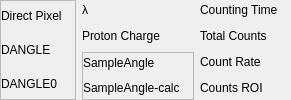
              <widget class="QFrame" name="runDataFrame">
               <property name="enabled">
                <bool>true</bool>
               </property>
               <property name="sizePolicy">
                <sizepolicy hsizetype="Minimum" vsizetype="Fixed">
                 <horstretch>0</horstretch>
                 <verstretch>0</verstretch>
                </sizepolicy>
               </property>
               <property name="maximumSize">
                <size>
                 <width>16777215</width>
                 <height>100</height>
                </size>
               </property>
               <property name="frameShape">
                <enum>QFrame::NoFrame</enum>
               </property>
               <layout class="QHBoxLayout" name="horizontalLayout_13">
                <property name="leftMargin">
                 <number>0</number>
                </property>
                <property name="topMargin">
                 <number>0</number>
                </property>
                <property name="rightMargin">
                 <number>0</number>
                </property>
                <property name="bottomMargin">
                 <number>0</number>
                </property>
                <item>
                 <widget class="QFrame" name="frame_5">
                  <property name="sizePolicy">
                   <sizepolicy hsizetype="Minimum" vsizetype="MinimumExpanding">
                    <horstretch>0</horstretch>
                    <verstretch>0</verstretch>
                   </sizepolicy>
                  </property>
                  <property name="frameShape">
                   <enum>QFrame::StyledPanel</enum>
                  </property>
                  <property name="frameShadow">
                   <enum>QFrame::Raised</enum>
                  </property>
                  <layout class="QGridLayout" name="gridLayout_4">
                   <property name="leftMargin">
                    <number>0</number>
                   </property>
                   <property name="topMargin">
                    <number>0</number>
                   </property>
                   <property name="rightMargin">
                    <number>0</number>
                   </property>
                   <property name="bottomMargin">
                    <number>0</number>
                   </property>
                   <property name="horizontalSpacing">
                    <number>6</number>
                   </property>
                   <item row="3" column="0">
                    <widget class="QLabel" name="label_15">
                     <property name="sizePolicy">
                      <sizepolicy hsizetype="Minimum" vsizetype="Fixed">
                       <horstretch>0</horstretch>
                       <verstretch>0</verstretch>
                      </sizepolicy>
                     </property>
                     <property name="maximumSize">
                      <size>
                       <width>16777215</width>
                       <height>50</height>
                      </size>
                     </property>
                     <property name="toolTip">
                      <string>Two theta value calculated from file, if DANGLE0 overwrite is active, the read value is in brackets</string>
                     </property>
                     <property name="text">
                      <string>DANGLE0</string>
                     </property>
                     <property name="textInteractionFlags">
                      <set>Qt::LinksAccessibleByMouse|Qt::TextSelectableByMouse</set>
                     </property>
                    </widget>
                   </item>
                   <item row="0" column="1">
                    <widget class="QLabel" name="datasetDirectPixel">
                     <property name="sizePolicy">
                      <sizepolicy hsizetype="Minimum" vsizetype="Fixed">
                       <horstretch>0</horstretch>
                       <verstretch>0</verstretch>
                      </sizepolicy>
                     </property>
                     <property name="maximumSize">
                      <size>
                       <width>16777215</width>
                       <height>50</height>
                      </size>
                     </property>
                     <property name="toolTip">
                      <string>Direct pixel value read from file, if overwrite is active, the read value is in brackets</string>
                     </property>
                     <property name="text">
                      <string/>
                     </property>
                    </widget>
                   </item>
                   <item row="1" column="1">
                    <widget class="QLabel" name="datasetDangle">
                     <property name="sizePolicy">
                      <sizepolicy hsizetype="Minimum" vsizetype="Fixed">
                       <horstretch>0</horstretch>
                       <verstretch>0</verstretch>
                      </sizepolicy>
                     </property>
                     <property name="maximumSize">
                      <size>
                       <width>16777215</width>
                       <height>50</height>
                      </size>
                     </property>
                     <property name="toolTip">
                      <string>Detector Angle value read from file</string>
                     </property>
                     <property name="text">
                      <string/>
                     </property>
                     <property name="margin">
                      <number>2</number>
                     </property>
                     <property name="textInteractionFlags">
                      <set>Qt::LinksAccessibleByMouse|Qt::TextSelectableByMouse</set>
                     </property>
                    </widget>
                   </item>
                   <item row="3" column="1">
                    <widget class="QLabel" name="datasetDangle0">
                     <property name="sizePolicy">
                      <sizepolicy hsizetype="Minimum" vsizetype="Fixed">
                       <horstretch>0</horstretch>
                       <verstretch>0</verstretch>
                      </sizepolicy>
                     </property>
                     <property name="maximumSize">
                      <size>
                       <width>16777215</width>
                       <height>50</height>
                      </size>
                     </property>
                     <property name="toolTip">
                      <string>Two theta value calculated from file, if DANGLE0 overwrite is active, the read value is in brackets</string>
                     </property>
                     <property name="text">
                      <string/>
                     </property>
                     <property name="margin">
                      <number>2</number>
                     </property>
                     <property name="textInteractionFlags">
                      <set>Qt::LinksAccessibleByMouse|Qt::TextSelectableByMouse</set>
                     </property>
                    </widget>
                   </item>
                   <item row="1" column="0">
                    <widget class="QLabel" name="label_11">
                     <property name="sizePolicy">
                      <sizepolicy hsizetype="Minimum" vsizetype="Fixed">
                       <horstretch>0</horstretch>
                       <verstretch>0</verstretch>
                      </sizepolicy>
                     </property>
                     <property name="maximumSize">
                      <size>
                       <width>16777215</width>
                       <height>50</height>
                      </size>
                     </property>
                     <property name="toolTip">
                      <string>Detector Angle value read from file</string>
                     </property>
                     <property name="text">
                      <string>DANGLE</string>
                     </property>
                     <property name="margin">
                      <number>1</number>
                     </property>
                     <property name="openExternalLinks">
                      <bool>true</bool>
                     </property>
                     <property name="textInteractionFlags">
                      <set>Qt::LinksAccessibleByMouse|Qt::TextSelectableByMouse</set>
                     </property>
                    </widget>
                   </item>
                   <item row="0" column="0">
                    <widget class="QLabel" name="label_17">
                     <property name="sizePolicy">
                      <sizepolicy hsizetype="Minimum" vsizetype="Fixed">
                       <horstretch>0</horstretch>
                       <verstretch>0</verstretch>
                      </sizepolicy>
                     </property>
                     <property name="maximumSize">
                      <size>
                       <width>16777215</width>
                       <height>50</height>
                      </size>
                     </property>
                     <property name="toolTip">
                      <string>Direct pixel value read from file, if overwrite is active, the read value is in brackets</string>
                     </property>
                     <property name="text">
                      <string>Direct Pixel</string>
                     </property>
                    </widget>
                   </item>
                  </layout>
                 </widget>
                </item>
                <item>
                 <widget class="QWidget" name="widget_8" native="true">
                  <property name="sizePolicy">
                   <sizepolicy hsizetype="Minimum" vsizetype="Minimum">
                    <horstretch>0</horstretch>
                    <verstretch>0</verstretch>
                   </sizepolicy>
                  </property>
                  <layout class="QGridLayout" name="gridLayout_11">
                   <property name="leftMargin">
                    <number>0</number>
                   </property>
                   <property name="topMargin">
                    <number>0</number>
                   </property>
                   <property name="rightMargin">
                    <number>0</number>
                   </property>
                   <property name="bottomMargin">
                    <number>0</number>
                   </property>
                   <item row="1" column="0">
                    <widget class="QLabel" name="label_8">
                     <property name="sizePolicy">
                      <sizepolicy hsizetype="Minimum" vsizetype="Fixed">
                       <horstretch>0</horstretch>
                       <verstretch>0</verstretch>
                      </sizepolicy>
                     </property>
                     <property name="maximumSize">
                      <size>
                       <width>16777215</width>
                       <height>20</height>
                      </size>
                     </property>
                     <property name="toolTip">
                      <string>Read from file</string>
                     </property>
                     <property name="text">
                      <string>λ</string>
                     </property>
                     <property name="textInteractionFlags">
                      <set>Qt::LinksAccessibleByMouse|Qt::TextSelectableByMouse</set>
                     </property>
                    </widget>
                   </item>
                   <item row="3" column="0" colspan="2">
                    <widget class="QFrame" name="frame_6">
                     <property name="sizePolicy">
                      <sizepolicy hsizetype="Minimum" vsizetype="Minimum">
                       <horstretch>0</horstretch>
                       <verstretch>0</verstretch>
                      </sizepolicy>
                     </property>
                     <property name="frameShape">
                      <enum>QFrame::StyledPanel</enum>
                     </property>
                     <property name="frameShadow">
                      <enum>QFrame::Raised</enum>
                     </property>
                     <layout class="QGridLayout" name="gridLayout_9">
                      <property name="leftMargin">
                       <number>0</number>
                      </property>
                      <property name="topMargin">
                       <number>1</number>
                      </property>
                      <property name="rightMargin">
                       <number>0</number>
                      </property>
                      <property name="bottomMargin">
                       <number>1</number>
                      </property>
                      <item row="0" column="0">
                       <widget class="QLabel" name="label_12">
                        <property name="sizePolicy">
                         <sizepolicy hsizetype="Minimum" vsizetype="Fixed">
                          <horstretch>0</horstretch>
                          <verstretch>0</verstretch>
                         </sizepolicy>
                        </property>
                        <property name="maximumSize">
                         <size>
                          <width>16777215</width>
                          <height>20</height>
                         </size>
                        </property>
                        <property name="toolTip">
                         <string>Sample angle read from file</string>
                        </property>
                        <property name="text">
                         <string>SampleAngle</string>
                        </property>
                        <property name="textInteractionFlags">
                         <set>Qt::LinksAccessibleByMouse|Qt::TextSelectableByMouse</set>
                        </property>
                       </widget>
                      </item>
                      <item row="0" column="1">
                       <widget class="QLabel" name="datasetSangle">
                        <property name="sizePolicy">
                         <sizepolicy hsizetype="Minimum" vsizetype="Fixed">
                          <horstretch>0</horstretch>
                          <verstretch>0</verstretch>
                         </sizepolicy>
                        </property>
                        <property name="maximumSize">
                         <size>
                          <width>16777215</width>
                          <height>20</height>
                         </size>
                        </property>
                        <property name="toolTip">
                         <string>Sample angle read from file</string>
                        </property>
                        <property name="text">
                         <string/>
                        </property>
                        <property name="margin">
                         <number>2</number>
                        </property>
                        <property name="textInteractionFlags">
                         <set>Qt::LinksAccessibleByMouse|Qt::TextSelectableByMouse</set>
                        </property>
                       </widget>
                      </item>
                      <item row="1" column="0">
                       <widget class="QLabel" name="label_13">
                        <property name="sizePolicy">
                         <sizepolicy hsizetype="Minimum" vsizetype="Fixed">
                          <horstretch>0</horstretch>
                          <verstretch>0</verstretch>
                         </sizepolicy>
                        </property>
                        <property name="maximumSize">
                         <size>
                          <width>16777215</width>
                          <height>20</height>
                         </size>
                        </property>
                        <property name="toolTip">
                         <string>Sample angle calculated from 2Θ and X-center position</string>
                        </property>
                        <property name="text">
                         <string>SampleAngle-calc</string>
                        </property>
                        <property name="textInteractionFlags">
                         <set>Qt::LinksAccessibleByMouse|Qt::TextSelectableByMouse</set>
                        </property>
                       </widget>
                      </item>
                      <item row="1" column="1">
                       <widget class="QLabel" name="datasetAi">
                        <property name="sizePolicy">
                         <sizepolicy hsizetype="Minimum" vsizetype="Fixed">
                          <horstretch>0</horstretch>
                          <verstretch>0</verstretch>
                         </sizepolicy>
                        </property>
                        <property name="maximumSize">
                         <size>
                          <width>16777215</width>
                          <height>20</height>
                         </size>
                        </property>
                        <property name="toolTip">
                         <string>Sample angle calculated from 2Θ and X-center position</string>
                        </property>
                        <property name="text">
                         <string/>
                        </property>
                        <property name="margin">
                         <number>2</number>
                        </property>
                        <property name="textInteractionFlags">
                         <set>Qt::LinksAccessibleByMouse|Qt::TextSelectableByMouse</set>
                        </property>
                       </widget>
                      </item>
                     </layout>
                    </widget>
                   </item>
                   <item row="2" column="0">
                    <widget class="QLabel" name="label_9">
                     <property name="sizePolicy">
                      <sizepolicy hsizetype="Minimum" vsizetype="Fixed">
                       <horstretch>0</horstretch>
                       <verstretch>0</verstretch>
                      </sizepolicy>
                     </property>
                     <property name="maximumSize">
                      <size>
                       <width>16777215</width>
                       <height>20</height>
                      </size>
                     </property>
                     <property name="toolTip">
                      <string>Read from file</string>
                     </property>
                     <property name="text">
                      <string>Proton Charge</string>
                     </property>
                     <property name="textInteractionFlags">
                      <set>Qt::LinksAccessibleByMouse|Qt::TextSelectableByMouse</set>
                     </property>
                    </widget>
                   </item>
                   <item row="2" column="1">
                    <widget class="QLabel" name="datasetPCharge">
                     <property name="sizePolicy">
                      <sizepolicy hsizetype="Minimum" vsizetype="Fixed">
                       <horstretch>0</horstretch>
                       <verstretch>0</verstretch>
                      </sizepolicy>
                     </property>
                     <property name="maximumSize">
                      <size>
                       <width>16777215</width>
                       <height>20</height>
                      </size>
                     </property>
                     <property name="toolTip">
                      <string>Read from file</string>
                     </property>
                     <property name="text">
                      <string/>
                     </property>
                     <property name="margin">
                      <number>2</number>
                     </property>
                     <property name="textInteractionFlags">
                      <set>Qt::LinksAccessibleByMouse|Qt::TextSelectableByMouse</set>
                     </property>
                    </widget>
                   </item>
                   <item row="1" column="1">
                    <widget class="QLabel" name="datasetLambda">
                     <property name="sizePolicy">
                      <sizepolicy hsizetype="Minimum" vsizetype="Fixed">
                       <horstretch>0</horstretch>
                       <verstretch>0</verstretch>
                      </sizepolicy>
                     </property>
                     <property name="maximumSize">
                      <size>
                       <width>16777215</width>
                       <height>20</height>
                      </size>
                     </property>
                     <property name="toolTip">
                      <string>Read from file</string>
                     </property>
                     <property name="text">
                      <string/>
                     </property>
                     <property name="margin">
                      <number>2</number>
                     </property>
                     <property name="textInteractionFlags">
                      <set>Qt::LinksAccessibleByMouse|Qt::TextSelectableByMouse</set>
                     </property>
                    </widget>
                   </item>
                  </layout>
                 </widget>
                </item>
                <item>
                 <widget class="QWidget" name="widget_7" native="true">
                  <property name="sizePolicy">
                   <sizepolicy hsizetype="Minimum" vsizetype="Minimum">
                    <horstretch>0</horstretch>
                    <verstretch>0</verstretch>
                   </sizepolicy>
                  </property>
                  <layout class="QGridLayout" name="gridLayout_10">
                   <property name="leftMargin">
                    <number>0</number>
                   </property>
                   <property name="topMargin">
                    <number>0</number>
                   </property>
                   <property name="rightMargin">
                    <number>0</number>
                   </property>
                   <property name="bottomMargin">
                    <number>0</number>
                   </property>
                   <item row="2" column="0">
                    <widget class="QLabel" name="label_10">
                     <property name="sizePolicy">
                      <sizepolicy hsizetype="Minimum" vsizetype="Fixed">
                       <horstretch>0</horstretch>
                       <verstretch>0</verstretch>
                      </sizepolicy>
                     </property>
                     <property name="maximumSize">
                      <size>
                       <width>16777215</width>
                       <height>20</height>
                      </size>
                     </property>
                     <property name="toolTip">
                      <string>Read from file</string>
                     </property>
                     <property name="text">
                      <string>Total Counts</string>
                     </property>
                     <property name="textInteractionFlags">
                      <set>Qt::LinksAccessibleByMouse|Qt::TextSelectableByMouse</set>
                     </property>
                    </widget>
                   </item>
                   <item row="2" column="1">
                    <widget class="QLabel" name="datasetTotCounts">
                     <property name="sizePolicy">
                      <sizepolicy hsizetype="Minimum" vsizetype="Fixed">
                       <horstretch>0</horstretch>
                       <verstretch>0</verstretch>
                      </sizepolicy>
                     </property>
                     <property name="maximumSize">
                      <size>
                       <width>16777215</width>
                       <height>20</height>
                      </size>
                     </property>
                     <property name="toolTip">
                      <string>Read from file</string>
                     </property>
                     <property name="text">
                      <string/>
                     </property>
                     <property name="margin">
                      <number>2</number>
                     </property>
                     <property name="textInteractionFlags">
                      <set>Qt::LinksAccessibleByMouse|Qt::TextSelectableByMouse</set>
                     </property>
                    </widget>
                   </item>
                   <item row="3" column="1">
                    <widget class="QLabel" name="datasetRate">
                     <property name="sizePolicy">
                      <sizepolicy hsizetype="Minimum" vsizetype="Fixed">
                       <horstretch>0</horstretch>
                       <verstretch>0</verstretch>
                      </sizepolicy>
                     </property>
                     <property name="maximumSize">
                      <size>
                       <width>16777215</width>
                       <height>20</height>
                      </size>
                     </property>
                     <property name="text">
                      <string/>
                     </property>
                     <property name="textInteractionFlags">
                      <set>Qt::LinksAccessibleByMouse|Qt::TextSelectableByMouse</set>
                     </property>
                    </widget>
                   </item>
                   <item row="1" column="1">
                    <widget class="QLabel" name="datasetTime">
                     <property name="sizePolicy">
                      <sizepolicy hsizetype="Minimum" vsizetype="Fixed">
                       <horstretch>0</horstretch>
                       <verstretch>0</verstretch>
                      </sizepolicy>
                     </property>
                     <property name="maximumSize">
                      <size>
                       <width>16777215</width>
                       <height>20</height>
                      </size>
                     </property>
                     <property name="text">
                      <string/>
                     </property>
                     <property name="textInteractionFlags">
                      <set>Qt::LinksAccessibleByMouse|Qt::TextSelectableByMouse</set>
                     </property>
                    </widget>
                   </item>
                   <item row="1" column="0">
                    <widget class="QLabel" name="label_6">
                     <property name="sizePolicy">
                      <sizepolicy hsizetype="Minimum" vsizetype="Fixed">
                       <horstretch>0</horstretch>
                       <verstretch>0</verstretch>
                      </sizepolicy>
                     </property>
                     <property name="maximumSize">
                      <size>
                       <width>16777215</width>
                       <height>20</height>
                      </size>
                     </property>
                     <property name="text">
                      <string>Counting Time</string>
                     </property>
                    </widget>
                   </item>
                   <item row="3" column="0">
                    <widget class="QLabel" name="label_37">
                     <property name="sizePolicy">
                      <sizepolicy hsizetype="Minimum" vsizetype="Fixed">
                       <horstretch>0</horstretch>
                       <verstretch>0</verstretch>
                      </sizepolicy>
                     </property>
                     <property name="maximumSize">
                      <size>
                       <width>16777215</width>
                       <height>20</height>
                      </size>
                     </property>
                     <property name="text">
                      <string>Count Rate</string>
                     </property>
                    </widget>
                   </item>
                   <item row="4" column="1">
                    <widget class="QLabel" name="datasetROI">
                     <property name="sizePolicy">
                      <sizepolicy hsizetype="Minimum" vsizetype="Fixed">
                       <horstretch>0</horstretch>
                       <verstretch>0</verstretch>
                      </sizepolicy>
                     </property>
                     <property name="maximumSize">
                      <size>
                       <width>16777215</width>
                       <height>20</height>
                      </size>
                     </property>
                     <property name="toolTip">
                      <string>Counts in the window selected for X and Y</string>
                     </property>
                     <property name="text">
                      <string/>
                     </property>
                     <property name="margin">
                      <number>2</number>
                     </property>
                     <property name="textInteractionFlags">
                      <set>Qt::LinksAccessibleByMouse|Qt::TextSelectableByMouse</set>
                     </property>
                    </widget>
                   </item>
                   <item row="4" column="0">
                    <widget class="QLabel" name="counts_roi_label">
                     <property name="sizePolicy">
                      <sizepolicy hsizetype="Minimum" vsizetype="Fixed">
                       <horstretch>0</horstretch>
                       <verstretch>0</verstretch>
                      </sizepolicy>
                     </property>
                     <property name="maximumSize">
                      <size>
                       <width>16777215</width>
                       <height>20</height>
                      </size>
                     </property>
                     <property name="toolTip">
                      <string>Counts in the window selected for X and Y</string>
                     </property>
                     <property name="text">
                      <string>Counts ROI</string>
                     </property>
                     <property name="textInteractionFlags">
                      <set>Qt::LinksAccessibleByMouse|Qt::TextSelectableByMouse</set>
                     </property>
                    </widget>
                   </item>
                  </layout>
                 </widget>
                </item>
               </layout>
              </widget>
